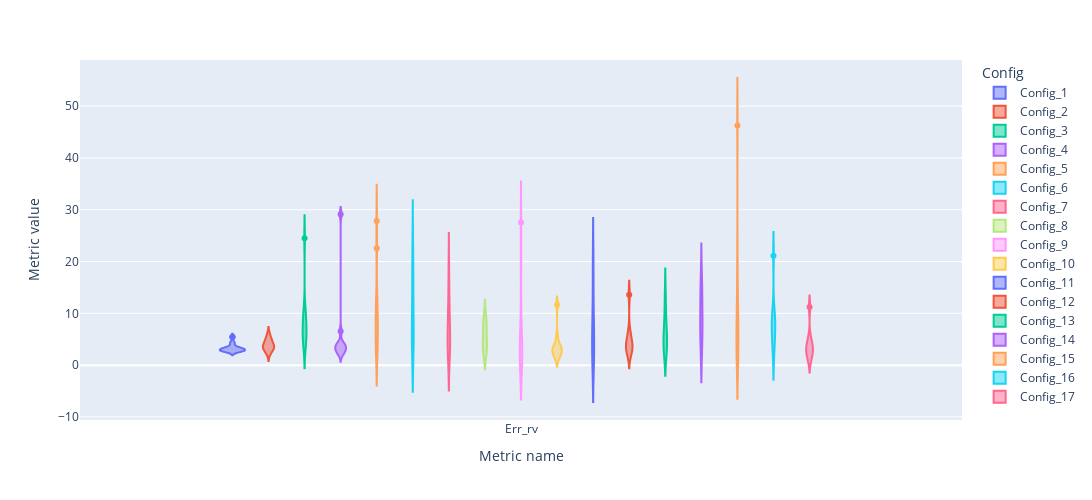

Notebook source saved alongside this figure:
### Markdown cell above
### All river

### Code cell
fig = px.violin(rv, y='Metric value', x='Metric name', color='Config', box=False, height=500, width=1200)
fig.show()

### Figure 1 — Plotly figure (JSON) as saved in the notebook; plotly's stock layout.template omitted (floating-point values rounded to 4 significant figures)
{"data": [{"alignmentgroup": "True", "box": {"visible": false}, "hovertemplate": "Config=Config_1<br>Metric name=%{x}<br>Metric value=%{y}<extra></extra>", "legendgroup": "Config_1", "marker": {"color": "#636efa"}, "name": "Config_1", "offsetgroup": "Config_1", "orientation": "v", "scalegroup": "True", "showlegend": true, "type": "violin", "x": ["Err_rv", "Err_rv", "Err_rv", "Err_rv", "Err_rv", "Err_rv", "Err_rv", "Err_rv", "Err_rv", "Err_rv"], "x0": " ", "xaxis": "x", "y": [3.52, 5.44, 3.04, 3.36, 2.88, 3.04, 2.56, 4.32, 2.88, 2.72], "y0": " ", "yaxis": "y"}, {"alignmentgroup": "True", "box": {"visible": false}, "hovertemplate": "Config=Config_2<br>Metric name=%{x}<br>Metric value=%{y}<extra></extra>", "legendgroup": "Config_2", "marker": {"color": "#EF553B"}, "name": "Config_2", "offsetgroup": "Config_2", "orientation": "v", "scalegroup": "True", "showlegend": true, "type": "violin", "x": ["Err_rv", "Err_rv", "Err_rv", "Err_rv", "Err_rv", "Err_rv", "Err_rv", "Err_rv", "Err_rv", "Err_rv"], "x0": " ", "xaxis": "x", "y": [3.04, 3.2, 2.24, 3.68, 4.96, 3.2, 4.8, 5.92, 4, 3.84], "y0": " ", "yaxis": "y"}, {"alignmentgroup": "True", "box": {"visible": false}, "hovertemplate": "Config=Config_3<br>Metric name=%{x}<br>Metric value=%{y}<extra></extra>", "legendgroup": "Config_3", "marker": {"color": "#00cc96"}, "name": "Config_3", "offsetgroup": "Config_3", "orientation": "v", "scalegroup": "True", "showlegend": true, "type": "violin", "x": ["Err_rv", "Err_rv", "Err_rv", "Err_rv", "Err_rv", "Err_rv", "Err_rv", "Err_rv", "Err_rv", "Err_rv"], "x0": " ", "xaxis": "x", "y": [5.28, 6.72, 10.08, 24.48, 6.24, 9.12, 6.88, 9.76, 4.48, 3.84], "y0": " ", "yaxis": "y"}, {"alignmentgroup": "True", "box": {"visible": false}, "hovertemplate": "Config=Config_4<br>Metric name=%{x}<br>Metric value=%{y}<extra></extra>", "legendgroup": "Config_4", "marker": {"color": "#ab63fa"}, "name": "Config_4", "offsetgroup": "Config_4", "orientation": "v", "scalegroup": "True", "showlegend": true, "type": "violin", "x": ["Err_rv", "Err_rv", "Err_rv", "Err_rv", "Err_rv", "Err_rv", "Err_rv", "Err_rv", "Err_rv", "Err_rv"], "x0": " ", "xaxis": "x", "y": [3.52, 6.56, 3.68, 29.12, 2.08, 2.72, 4, 3.04, 4.16, 2.72], "y0": " ", "yaxis": "y"}, {"alignmentgroup": "True", "box": {"visible": false}, "hovertemplate": "Config=Config_5<br>Metric name=%{x}<br>Metric value=%{y}<extra></extra>", "legendgroup": "Config_5", "marker": {"color": "#FFA15A"}, "name": "Config_5", "offsetgroup": "Config_5", "orientation": "v", "scalegroup": "True", "showlegend": true, "type": "violin", "x": ["Err_rv", "Err_rv", "Err_rv", "Err_rv", "Err_rv", "Err_rv", "Err_rv", "Err_rv", "Err_rv", "Err_rv"], "x0": " ", "xaxis": "x", "y": [22.56, 5.44, 8.16, 27.84, 4.48, 11.36, 4.16, 9.6, 11.52, 3.04], "y0": " ", "yaxis": "y"}, {"alignmentgroup": "True", "box": {"visible": false}, "hovertemplate": "Config=Config_6<br>Metric name=%{x}<br>Metric value=%{y}<extra></extra>", "legendgroup": "Config_6", "marker": {"color": "#19d3f3"}, "name": "Config_6", "offsetgroup": "Config_6", "orientation": "v", "scalegroup": "True", "showlegend": true, "type": "violin", "x": ["Err_rv", "Err_rv", "Err_rv", "Err_rv", "Err_rv", "Err_rv", "Err_rv", "Err_rv", "Err_rv", "Err_rv"], "x0": " ", "xaxis": "x", "y": [15.04, 16.48, 22.72, 5.44, 9.28, 4, 18.72, 5.28, 5.92, 5.12], "y0": " ", "yaxis": "y"}, {"alignmentgroup": "True", "box": {"visible": false}, "hovertemplate": "Config=Config_7<br>Metric name=%{x}<br>Metric value=%{y}<extra></extra>", "legendgroup": "Config_7", "marker": {"color": "#FF6692"}, "name": "Config_7", "offsetgroup": "Config_7", "orientation": "v", "scalegroup": "True", "showlegend": true, "type": "violin", "x": ["Err_rv", "Err_rv", "Err_rv", "Err_rv", "Err_rv", "Err_rv", "Err_rv", "Err_rv", "Err_rv", "Err_rv"], "x0": " ", "xaxis": "x", "y": [10.88, 3.84, 4.32, 3.68, 4.16, 7.2, 18.56, 7.84, 2.08, 13.12], "y0": " ", "yaxis": "y"}, {"alignmentgroup": "True", "box": {"visible": false}, "hovertemplate": "Config=Config_8<br>Metric name=%{x}<br>Metric value=%{y}<extra></extra>", "legendgroup": "Config_8", "marker": {"color": "#B6E880"}, "name": "Config_8", "offsetgroup": "Config_8", "orientation": "v", "scalegroup": "True", "showlegend": true, "type": "violin", "x": ["Err_rv", "Err_rv", "Err_rv", "Err_rv", "Err_rv", "Err_rv", "Err_rv", "Err_rv", "Err_rv", "Err_rv"], "x0": " ", "xaxis": "x", "y": [8.48, 5.44, 8, 2.56, 3.36, 9.28, 7.2, 5.12, 3.36, 2.88], "y0": " ", "yaxis": "y"}, {"alignmentgroup": "True", "box": {"visible": false}, "hovertemplate": "Config=Config_9<br>Metric name=%{x}<br>Metric value=%{y}<extra></extra>", "legendgroup": "Config_9", "marker": {"color": "#FF97FF"}, "name": "Config_9", "offsetgroup": "Config_9", "orientation": "v", "scalegroup": "True", "showlegend": true, "type": "violin", "x": ["Err_rv", "Err_rv", "Err_rv", "Err_rv", "Err_rv", "Err_rv", "Err_rv", "Err_rv", "Err_rv", "Err_rv"], "x0": " ", "xaxis": "x", "y": [1.28, 2.24, 3.04, 2.4, 1.92, 9.92, 27.52, 3.04, 20.48, 1.76], "y0": " ", "yaxis": "y"}, {"alignmentgroup": "True", "box": {"visible": false}, "hovertemplate": "Config=Config_10<br>Metric name=%{x}<br>Metric value=%{y}<extra></extra>", "legendgroup": "Config_10", "marker": {"color": "#FECB52"}, "name": "Config_10", "offsetgroup": "Config_10", "orientation": "v", "scalegroup": "True", "showlegend": true, "type": "violin", "x": ["Err_rv", "Err_rv", "Err_rv", "Err_rv", "Err_rv", "Err_rv", "Err_rv", "Err_rv", "Err_rv", "Err_rv"], "x0": " ", "xaxis": "x", "y": [11.68, 2.88, 1.28, 3.52, 1.92, 3.68, 2.08, 5.44, 2.72, 3.36], "y0": " ", "yaxis": "y"}, {"alignmentgroup": "True", "box": {"visible": false}, "hovertemplate": "Config=Config_11<br>Metric name=%{x}<br>Metric value=%{y}<extra></extra>", "legendgroup": "Config_11", "marker": {"color": "#636efa"}, "name": "Config_11", "offsetgroup": "Config_11", "orientation": "v", "scalegroup": "True", "showlegend": true, "type": "violin", "x": ["Err_rv", "Err_rv", "Err_rv", "Err_rv", "Err_rv", "Err_rv", "Err_rv", "Err_rv", "Err_rv", "Err_rv"], "x0": " ", "xaxis": "x", "y": [6.4, 11.04, 4.64, 2.08, 1.6, 8.64, 2.24, 19.68, 18.4, 2.56], "y0": " ", "yaxis": "y"}, {"alignmentgroup": "True", "box": {"visible": false}, "hovertemplate": "Config=Config_12<br>Metric name=%{x}<br>Metric value=%{y}<extra></extra>", "legendgroup": "Config_12", "marker": {"color": "#EF553B"}, "name": "Config_12", "offsetgroup": "Config_12", "orientation": "v", "scalegroup": "True", "showlegend": true, "type": "violin", "x": ["Err_rv", "Err_rv", "Err_rv", "Err_rv", "Err_rv", "Err_rv", "Err_rv", "Err_rv", "Err_rv", "Err_rv"], "x0": " ", "xaxis": "x", "y": [5.6, 6.56, 2.08, 2.88, 2.72, 4, 4, 4.48, 3.36, 13.6], "y0": " ", "yaxis": "y"}, {"alignmentgroup": "True", "box": {"visible": false}, "hovertemplate": "Config=Config_13<br>Metric name=%{x}<br>Metric value=%{y}<extra></extra>", "legendgroup": "Config_13", "marker": {"color": "#00cc96"}, "name": "Config_13", "offsetgroup": "Config_13", "orientation": "v", "scalegroup": "True", "showlegend": true, "type": "violin", "x": ["Err_rv", "Err_rv", "Err_rv", "Err_rv", "Err_rv", "Err_rv", "Err_rv", "Err_rv", "Err_rv", "Err_rv"], "x0": " ", "xaxis": "x", "y": [13.92, 11.04, 6.88, 8.32, 5.44, 5.6, 3.52, 2.72, 2.88, 3.52], "y0": " ", "yaxis": "y"}, {"alignmentgroup": "True", "box": {"visible": false}, "hovertemplate": "Config=Config_14<br>Metric name=%{x}<br>Metric value=%{y}<extra></extra>", "legendgroup": "Config_14", "marker": {"color": "#ab63fa"}, "name": "Config_14", "offsetgroup": "Config_14", "orientation": "v", "scalegroup": "True", "showlegend": true, "type": "violin", "x": ["Err_rv", "Err_rv", "Err_rv", "Err_rv", "Err_rv", "Err_rv", "Err_rv", "Err_rv", "Err_rv", "Err_rv"], "x0": " ", "xaxis": "x", "y": [12.8, 15.2, 17.44, 7.2, 9.6, 2.72, 12.8, 3.2, 7.84, 6.72], "y0": " ", "yaxis": "y"}, {"alignmentgroup": "True", "box": {"visible": false}, "hovertemplate": "Config=Config_15<br>Metric name=%{x}<br>Metric value=%{y}<extra></extra>", "legendgroup": "Config_15", "marker": {"color": "#FFA15A"}, "name": "Config_15", "offsetgroup": "Config_15", "orientation": "v", "scalegroup": "True", "showlegend": true, "type": "violin", "x": ["Err_rv", "Err_rv", "Err_rv", "Err_rv", "Err_rv", "Err_rv", "Err_rv", "Err_rv", "Err_rv", "Err_rv"], "x0": " ", "xaxis": "x", "y": [2.72, 3.04, 12.48, 4, 20.16, 9.92, 46.24, 3.2, 8, 4.32], "y0": " ", "yaxis": "y"}, {"alignmentgroup": "True", "box": {"visible": false}, "hovertemplate": "Config=Config_16<br>Metric name=%{x}<br>Metric value=%{y}<extra></extra>", "legendgroup": "Config_16", "marker": {"color": "#19d3f3"}, "name": "Config_16", "offsetgroup": "Config_16", "orientation": "v", "scalegroup": "True", "showlegend": true, "type": "violin", "x": ["Err_rv", "Err_rv", "Err_rv", "Err_rv", "Err_rv", "Err_rv", "Err_rv", "Err_rv", "Err_rv", "Err_rv"], "x0": " ", "xaxis": "x", "y": [9.6, 8.64, 7.2, 3.84, 10.24, 4.96, 7.84, 1.76, 6.4, 21.12], "y0": " ", "yaxis": "y"}, {"alignmentgroup": "True", "box": {"visible": false}, "hovertemplate": "Config=Config_17<br>Metric name=%{x}<br>Metric value=%{y}<extra></extra>", "legendgroup": "Config_17", "marker": {"color": "#FF6692"}, "name": "Config_17", "offsetgroup": "Config_17", "orientation": "v", "scalegroup": "True", "showlegend": true, "type": "violin", "x": ["Err_rv", "Err_rv", "Err_rv", "Err_rv", "Err_rv", "Err_rv", "Err_rv", "Err_rv", "Err_rv", "Err_rv"], "x0": " ", "xaxis": "x", "y": [3.04, 3.04, 3.04, 0.8, 1.44, 5.6, 4, 2.24, 4.48, 11.2], "y0": " ", "yaxis": "y"}], "layout": {"height": 500, "legend": {"title": {"text": "Config"}, "tracegroupgap": 0}, "margin": {"t": 60}, "violinmode": "group", "width": 1200, "xaxis": {"anchor": "y", "domain": [0, 1], "title": {"text": "Metric name"}}, "yaxis": {"anchor": "x", "domain": [0, 1], "title": {"text": "Metric value"}}}}
